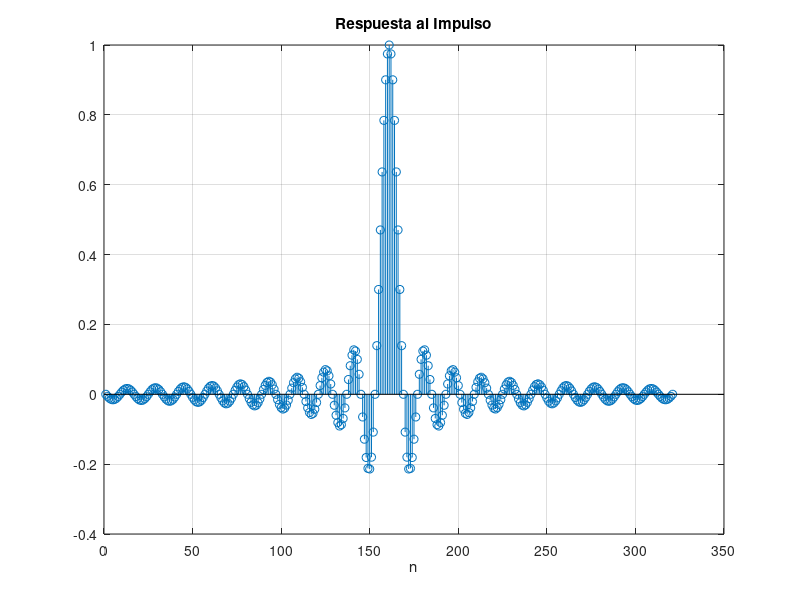

Write MATLAB code to recreate this figure. (Note: this script raises an error after producing the figure.)
%=======================================================================
% Comunicaciones Digitales
% Prof.: Dr. Mario Hueda (mario.hueda@unc.edu.ar)
% Practico Lab. 1
%=======================================================================
clear;
close all;

%============================================
% Generacion de la Respuesta al Impulso
%============================================
fB = 32e9;	% Velocidad de simbolos (baud rate)
T = 1/fB; % Tiempo entre simbolos
M = 8;  %Factor de sobremuestreo
fs = fB*M;	% Sample rate

beta = .01001; %Factor de roll-off
L = 20;  % 2*L*M+1 es el largo del filtro sobremuestreado
t = [-L:1/M:L]*T; %nuestro rango del dominio
n_delay_filter = L*M; %Retardo del filtro
gn = sinc(t/T).*cos(pi*beta*t/T)./(1-4*beta^2*t.^2/T^2); % Generacion usando muestreo del pulso en el tiempo
%gn=rcosine(fB,fs,'normal',beta,22);  % Generacion usando funcion de matlab 
                                     %gn=rcosine(fB,fs,'sqrt',beta,22);  %  Generacion usando funcion de matlab (raiz cuadrada)
%hace la tf de un rectangulo(pulso)
figure(1)
h = stem(gn);%grafica en tiempo discreto
title('Respuesta al Impulso');
xlabel('n');
grid
%break

%============================================
% Calculo de la Respuesta en Frecuencia
%============================================
Omega = [0:1/2^8:1]*pi;%define el dominio de omega usada para la exp
N = 1000;
n = [0:N];
index = 1;
for omega=Omega
    xn = exp(j*omega*n);%exponencial
    yn = conv(xn,gn);%convulucion de la tf del pulso con la exponencial
    H_Mag(index) = abs(yn(N/2));% guardo la convolucion en valor abs
    H_Fase(index) = angle(yn(N/2)*conj(xn(N/2-n_delay_filter)));%angulo de fase 
    index = index+1;
end

figure(2)
subplot 211
h=plot(Omega/pi,H_Mag);%plotea lo de arriba magnitud de H
title('Magnitud');
ylabel('|H|')
xlabel('\Omega/\pi');
grid
subplot 212
h=plot(Omega/pi,H_Fase);%plotea lo de arriba fase de H
title('Fase');
ylabel('angle(H)')
xlabel('\Omega/\pi');
grid
%break

%============================================
% Generacion Simbolos
%============================================
n_symbols = 10000;
ak = 2*randint(1,n_symbols)-1;%genero nros aleatorios de 1 y -1 10000 veces   ak = 2*randint(1,n_symbols,4)-1 si uso PAM4
xn = zeros(1,n_symbols*M);%hago muchos ceros de  1 a n_symbols*M
xn(1:M:end) = ak;

figure(3)
h = stem(xn(10:10+M*10));
ylabel('x[n]')
xlabel('n');

%============================================
% Señal Transmitida
%============================================

sn = conv(xn,gn);
figure(4)
h = plot(sn((2*L*M+1):(2*L*M+1)*10),'.-');
ylabel('s[n]')
xlabel('n');
%break

%============================================
% Generacion de Diagrama Ojo
%============================================

figure(5)
d = 5; %Delay para centrar el ojo
for m = 2*L+1:n_symbols-(2*L+1)
    sn_p = sn(m*M+d:m*M+d+M);
    plot([-M/2:1:M/2],sn_p)
    hold on
end
grid
